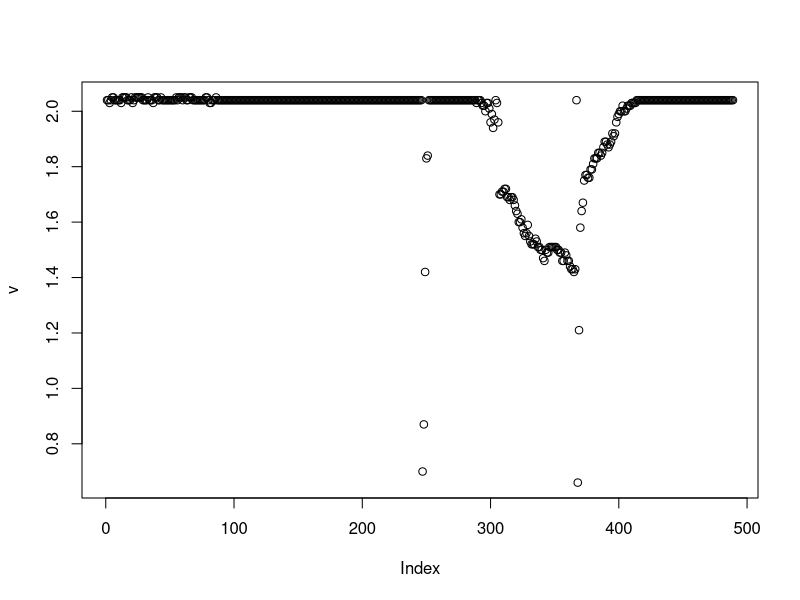
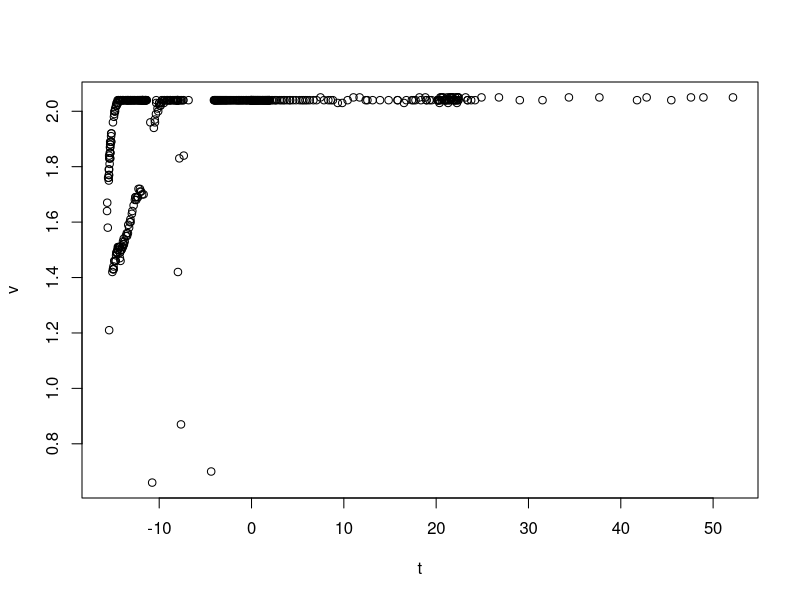
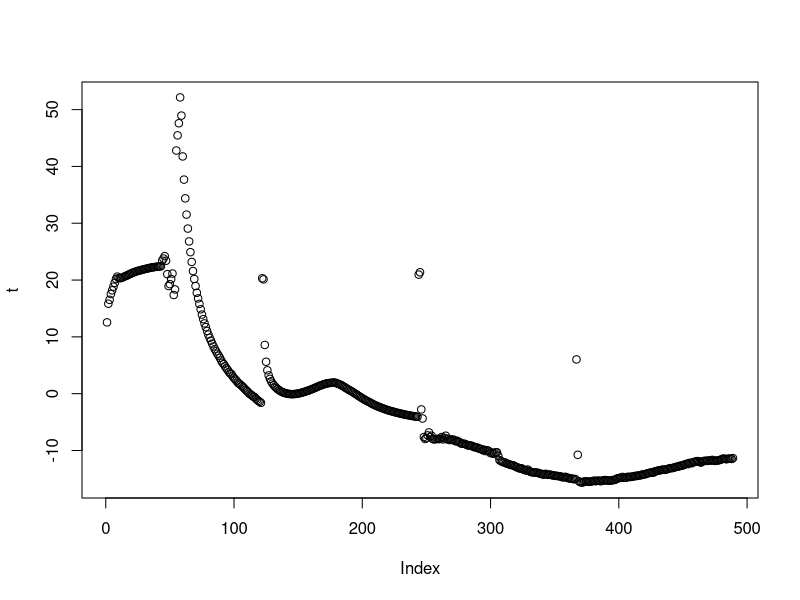
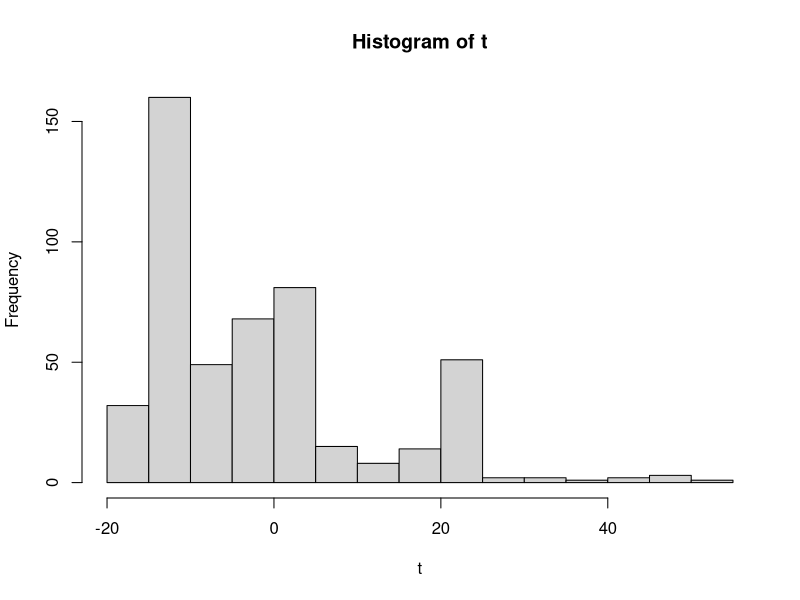
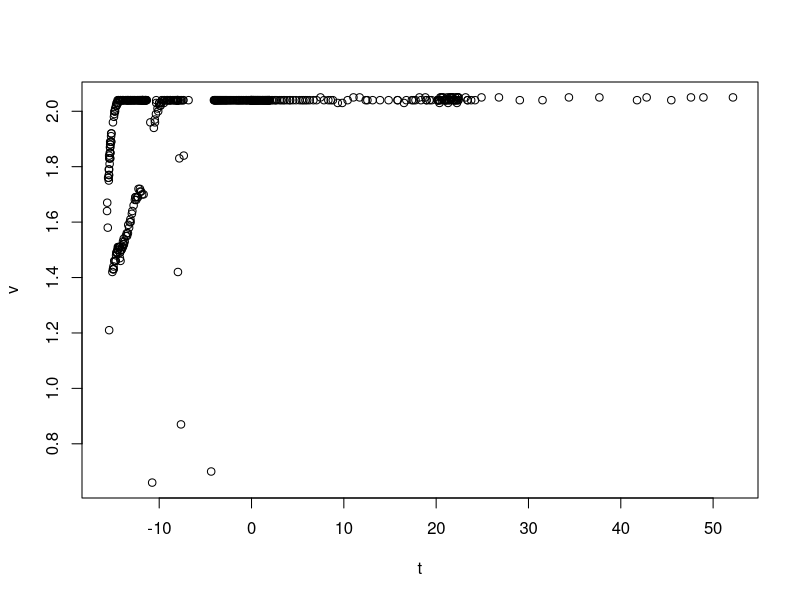

Write R code to recreate these figures, in order.
setwd("~/Documents/Projects/UAF/dendrometer/capture/vRef_calibration//")
d = data.frame(read.csv("Collate.csv"))
names(d) <- c("v", "t")
attach(d)
plot(v)
plot(v~t)
plot(t)
hist(t)
plot(v~t)
